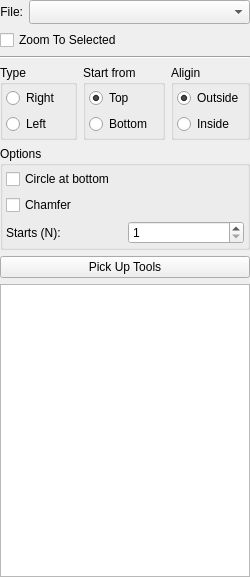
<?xml version="1.0" encoding="UTF-8"?>
<ui version="4.0">
 <class>ThreadForm</class>
 <widget class="QWidget" name="ThreadForm">
  <property name="geometry">
   <rect>
    <x>0</x>
    <y>0</y>
    <width>250</width>
    <height>577</height>
   </rect>
  </property>
  <property name="minimumSize">
   <size>
    <width>250</width>
    <height>0</height>
   </size>
  </property>
  <property name="windowTitle">
   <string>Form</string>
  </property>
  <layout class="QFormLayout" name="formLayout">
   <property name="leftMargin">
    <number>0</number>
   </property>
   <property name="topMargin">
    <number>0</number>
   </property>
   <property name="rightMargin">
    <number>0</number>
   </property>
   <property name="bottomMargin">
    <number>0</number>
   </property>
   <item row="0" column="0">
    <widget class="QLabel" name="label_3">
     <property name="sizePolicy">
      <sizepolicy hsizetype="Fixed" vsizetype="Preferred">
       <horstretch>0</horstretch>
       <verstretch>0</verstretch>
      </sizepolicy>
     </property>
     <property name="text">
      <string>File:</string>
     </property>
     <property name="alignment">
      <set>Qt::AlignmentFlag::AlignRight|Qt::AlignmentFlag::AlignTrailing|Qt::AlignmentFlag::AlignVCenter</set>
     </property>
    </widget>
   </item>
   <item row="0" column="1">
    <widget class="QComboBox" name="cbxFile">
     <property name="sizeAdjustPolicy">
      <enum>QComboBox::SizeAdjustPolicy::AdjustToMinimumContentsLengthWithIcon</enum>
     </property>
    </widget>
   </item>
   <item row="1" column="0" colspan="2">
    <widget class="QCheckBox" name="chbxZoomToSelected">
     <property name="text">
      <string>Zoom To Selected</string>
     </property>
    </widget>
   </item>
   <item row="2" column="0" colspan="2">
    <widget class="Line" name="line">
     <property name="orientation">
      <enum>Qt::Orientation::Horizontal</enum>
     </property>
    </widget>
   </item>
   <item row="3" column="0" colspan="2">
    <layout class="QHBoxLayout" name="horizontalLayout_2">
     <property name="leftMargin">
      <number>0</number>
     </property>
     <item>
      <widget class="QGroupBox" name="groupBox_3">
       <property name="title">
        <string>Type</string>
       </property>
       <layout class="QVBoxLayout" name="verticalLayout_2">
        <property name="leftMargin">
         <number>3</number>
        </property>
        <property name="topMargin">
         <number>3</number>
        </property>
        <property name="rightMargin">
         <number>3</number>
        </property>
        <property name="bottomMargin">
         <number>3</number>
        </property>
        <item>
         <widget class="QRadioButton" name="rbRight">
          <property name="text">
           <string>Right</string>
          </property>
         </widget>
        </item>
        <item>
         <widget class="QRadioButton" name="rbLeft">
          <property name="text">
           <string>Left</string>
          </property>
         </widget>
        </item>
       </layout>
      </widget>
     </item>
     <item>
      <widget class="QGroupBox" name="groupBox_2">
       <property name="title">
        <string>Start from</string>
       </property>
       <layout class="QVBoxLayout" name="verticalLayout_5">
        <property name="leftMargin">
         <number>3</number>
        </property>
        <property name="topMargin">
         <number>3</number>
        </property>
        <property name="rightMargin">
         <number>3</number>
        </property>
        <property name="bottomMargin">
         <number>3</number>
        </property>
        <item>
         <widget class="QRadioButton" name="rbTop">
          <property name="text">
           <string>Top</string>
          </property>
          <property name="checked">
           <bool>true</bool>
          </property>
         </widget>
        </item>
        <item>
         <widget class="QRadioButton" name="rbBottom">
          <property name="text">
           <string>Bottom</string>
          </property>
         </widget>
        </item>
       </layout>
      </widget>
     </item>
     <item>
      <widget class="QGroupBox" name="groupBox_4">
       <property name="title">
        <string>Aligin</string>
       </property>
       <layout class="QVBoxLayout" name="verticalLayout_3">
        <property name="leftMargin">
         <number>3</number>
        </property>
        <property name="topMargin">
         <number>3</number>
        </property>
        <property name="rightMargin">
         <number>3</number>
        </property>
        <property name="bottomMargin">
         <number>3</number>
        </property>
        <item>
         <widget class="QRadioButton" name="rbOutside">
          <property name="text">
           <string>Outside</string>
          </property>
          <property name="checked">
           <bool>true</bool>
          </property>
         </widget>
        </item>
        <item>
         <widget class="QRadioButton" name="rbInside">
          <property name="text">
           <string>Inside</string>
          </property>
         </widget>
        </item>
       </layout>
      </widget>
     </item>
    </layout>
   </item>
   <item row="4" column="0" colspan="2">
    <widget class="QGroupBox" name="groupBox_5">
     <property name="title">
      <string>Options</string>
     </property>
     <layout class="QVBoxLayout" name="verticalLayout_4">
      <property name="leftMargin">
       <number>3</number>
      </property>
      <property name="topMargin">
       <number>3</number>
      </property>
      <property name="rightMargin">
       <number>3</number>
      </property>
      <property name="bottomMargin">
       <number>3</number>
      </property>
      <item>
       <widget class="QCheckBox" name="chbxCircle">
        <property name="toolTip">
         <string>Add a full circle pass at thread bottom before helixing</string>
        </property>
        <property name="text">
         <string>Circle at bottom</string>
        </property>
       </widget>
      </item>
      <item>
       <widget class="QCheckBox" name="chbxChamfer">
        <property name="toolTip">
         <string>Cut a chamfer with the thread mill after threading</string>
        </property>
        <property name="text">
         <string>Chamfer</string>
        </property>
       </widget>
      </item>
      <item>
       <layout class="QHBoxLayout" name="horizontalLayout_3">
        <item>
         <widget class="QLabel" name="lblStarts">
          <property name="text">
           <string>Starts (N):</string>
          </property>
         </widget>
        </item>
        <item>
         <widget class="QSpinBox" name="sbxStarts">
          <property name="minimum">
           <number>1</number>
          </property>
          <property name="maximum">
           <number>10</number>
          </property>
          <property name="value">
           <number>1</number>
          </property>
         </widget>
        </item>
       </layout>
      </item>
     </layout>
    </widget>
   </item>
   <item row="5" column="0" colspan="2">
    <widget class="QPushButton" name="pbPickUpTools">
     <property name="text">
      <string>Pick Up Tools</string>
     </property>
    </widget>
   </item>
   <item row="6" column="0" colspan="2">
    <widget class="QTableView" name="toolTable"/>
   </item>
  </layout>
 </widget>
 <resources/>
 <connections/>
</ui>
